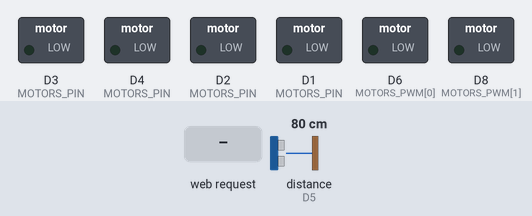
Bench run of a sketch on a simulated ESP8266 (NodeMCU). Parts: switched loads named in the sketch (green lamp = pin HIGH). Wiring (inferred from the names in the program): ultrasonic range finder: trigger D7; echo D5. The inputs (shaded band) are chosen by the test bench; at power-on: distance to the obstacle (sensor on D5) 80 cm. The echo pulse lasts 58.3 µs per cm; WiFi joins after 1.5 s; servers stay silent unless stated; pins used as bus, display or sensor lines are not drawn; what the sketch prints to the serial monitor is not drawn.

Above: at 2.7 s.
2.8 s: HTTP request GET /car?state=forward received
At 4.0 s:
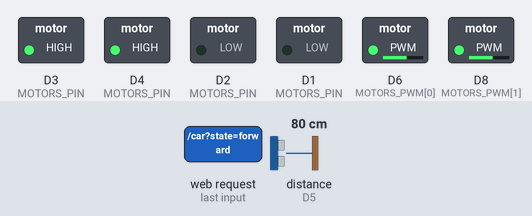
4.3 s: distance to the obstacle (sensor on D5) set to 18 cm
5.8 s: distance to the obstacle (sensor on D5) set to 14 cm
At 6.1 s:
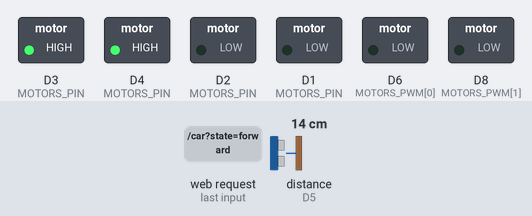
7.3 s: HTTP request GET /car?state=left received
At 8.5 s:
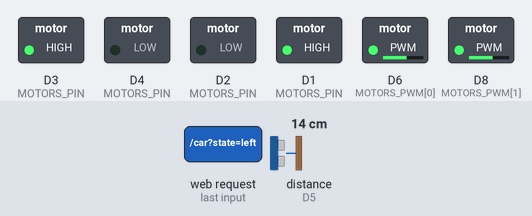
8.8 s: HTTP request GET /car?state=backward received
At 9.6 s:
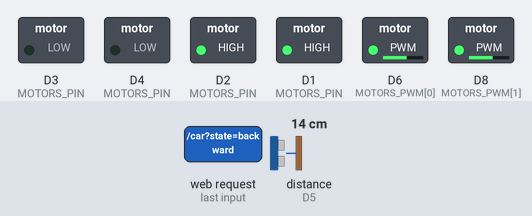
10.3 s: HTTP request GET /car?state=stop received
At 10.7 s:
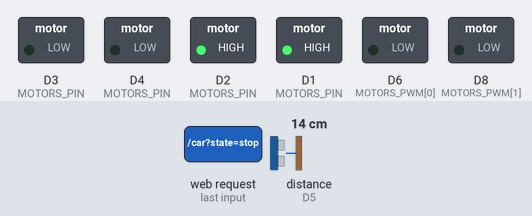
Timing chart, 0 to 12.8 s (numbered marks = the images above; inputs shaded):
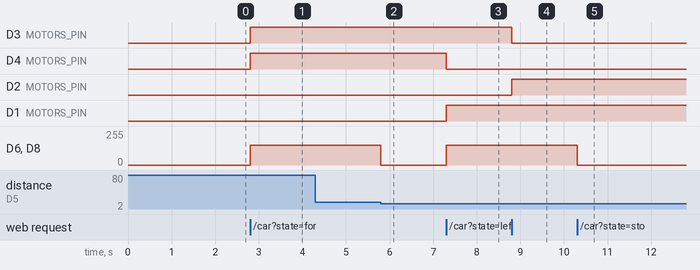

The sketch:

monster-shield-car.ino
```cpp
#include <ESP8266WiFi.h>
#include <ESP8266WebServer.h>
#include "home.h"
#include "car-debug.h"

/* === ARDUINO + MOTORSHIELD

  ORIGINAL PINOUT FOR DUMMIES:
  int MOTOR_A1_PIN = 7;
  int MOTOR_B1_PIN = 8;

  int MOTOR_A2_PIN = 4;
  int MOTOR_B2_PIN = 9;

  int PWM_MOTOR_1 = 5;
  int PWM_MOTOR_2 = 6;

  int MOTORS_PIN[2][2] = {{7, 8}, {4, 9}}; // MOTOR_1 (A, B), MOTOR_2 (A, B)
  int MOTORS_PWM[2] = {5, 6};

  int CURRENT_SEN_1 = A2;
  int CURRENT_SEN_2 = A3;

  int EN_PIN_1 = A0;
  int EN_PIN_2 = A1;
*/

/* === NODEMCU + MOTORSHIELD (OR L298N) === */
char MOTORS_PIN[2][2] = {{D2, D3}, {D1, D4}}; // MOTOR_1 (A, B), MOTOR_2 (A, B)
char MOTORS_PWM[2] = {D6, D8};

int speedStep = 30;
int curSpeed = 150;
int maxSpeed = 255;
int minSpeed = 100;

/* === DISTANCE CHECKER === */
char ECHO_PIN = D5;
char TRIG_PIN = D7;
float minDistance = 15.0; // critical distnce (cm)
unsigned long duration;
float distance;
bool isForward = false;

/* === CREATING WEB SERVER === */
ESP8266WebServer server(80);    //Webserver Object
// const char* ssid = "forg";
// const char* password =  "amdistrash";

const char* ssid = "212E";
const char* password = "Cneltyn_212";

void setup() {
  // initialize car pins
  for (int i = 0; i < 2; i++) {
    pinMode(MOTORS_PIN[i][0], OUTPUT);
    pinMode(MOTORS_PIN[i][1], OUTPUT);
    pinMode(MOTORS_PWM[i], OUTPUT);
  }

  // initialize sensor pins
  pinMode(ECHO_PIN, INPUT);
  pinMode(TRIG_PIN, OUTPUT);

  Serial.begin(115200);

  // initialize wifi connection
  Serial.println();
  WiFi.begin(ssid, password);

  while (WiFi.status() != WL_CONNECTED) {
     delay(500);
     Serial.print(".");
  }
  Serial.println();
  String ip = WiFi.localIP().toString();
  Serial.print("This is my ip: ");
  Serial.println(ip);

  server.on("/", handle_home);
  server.on("/car", handle_car);

  server.begin();
  Serial.println("HTTP server started");
}

void handle_home() {
  server.send(200, "text/html", home);
}

void handle_car() {
  if (server.arg("state") == "") {
    server.send(200, "text/html", car);
  } else {
    String arg = server.arg("state");
    input_manager(arg);
    server.send(200, "text/html", car);
  }
}

void loop() {
  server.handleClient();

  digitalWrite(TRIG_PIN, LOW);
  delayMicroseconds(2);

  digitalWrite(TRIG_PIN, HIGH);
  delayMicroseconds(10);
  digitalWrite(TRIG_PIN, LOW);

  duration = pulseIn(ECHO_PIN, HIGH);
  distance = duration * 0.034 / 2;

  if (distance <= minDistance && isForward) {
    isForward = false;
    stop();
  }

  // Serial.print("Distance: ");
  // Serial.println(distance);
}

void input_manager(String command) {
  if (command == "stop") stop();
  if (command == "forward") move_forward();
  if (command == "left") rotate_left();
  if (command == "backward") move_backward();
  if (command == "right") rotate_right();
  if (command == "add") increase_speed();
  if (command == "sub") decrease_speed();
}

void set_CW(int motorNum) {
  digitalWrite(MOTORS_PIN[motorNum][0], HIGH);
  digitalWrite(MOTORS_PIN[motorNum][1], LOW);
}

void set_CCW(int motorNum) {
  digitalWrite(MOTORS_PIN[motorNum][0], LOW);
  digitalWrite(MOTORS_PIN[motorNum][1], HIGH);
}

void stop() {
  // Serial.println("stop");
  isForward = false;
  analogWrite(MOTORS_PWM[0], 0);
  analogWrite(MOTORS_PWM[1], 0);
}

void move_forward() {
  // COUNTER CLOCKWISE MOVEMENT
  Serial.println("forward ");
  isForward = true;

  for (int i = 0; i < 2; i++) {
    set_CCW(i);
    analogWrite(MOTORS_PWM[i], curSpeed);
  }
}

void move_backward() {
  // CLOCKWISE MOVEMENT
  Serial.println("backward ");
  isForward = false;

  for (int i = 0; i < 2; i++) {
    set_CW(i);
    analogWrite(MOTORS_PWM[i], curSpeed);
  }
}

void rotate_left() {
  Serial.println("left ");
  isForward = false;

  set_CW(1);
  set_CCW(0);

  for (int i = 0; i < 2; i++) {
    analogWrite(MOTORS_PWM[i], curSpeed);
  }
}

void rotate_right() {
  Serial.println("right ");
  isForward = false;

  set_CW(0);
  set_CCW(1);

  for (int i = 0; i < 2; i++) {
    analogWrite(MOTORS_PWM[i], curSpeed);
  }
}

void increase_speed() {
  curSpeed += speedStep;
  if (curSpeed > maxSpeed) curSpeed = maxSpeed;

  Serial.println("add " + String(curSpeed));

  for (int i = 0; i < 2; i++) {
    analogWrite(MOTORS_PWM[i], curSpeed);
  }
}

void decrease_speed() {
  curSpeed -= speedStep;
  if (curSpeed < minSpeed) curSpeed = minSpeed;

  Serial.println("sub " + String(curSpeed));

  for (int i = 0; i < 2; i++) {
    analogWrite(MOTORS_PWM[i], curSpeed);
  }
}
```

car-debug.h
```cpp
extern const char * car = "<html> "
"<style> "
"body{ "
"zoom: 3; "
"user-select: none; "
"text-align: center; "
"} "
".container{ "
"margin: 0 auto; "
"justify-content: center; "
"display: flex; "
"} "
".buttonPanel{ "
"display: grid; "
"grid-template-columns: repeat(3, 1fr); "
"grid-template-rows: repeat(3, 1fr); "
"grid-column-gap: 10px; "
"grid-row-gap: 10px; "
"margin: 0 auto; "
"} "
".buttonPanel button{ "
"text-align: center; "
"height: 90px; "
"width: 90px; "
"} "
"#forward{ "
"grid-column: 2 / 3; "
"grid-row: 1 / 2; "
"} "
"#left{ "
"grid-column: 1 / 2; "
"grid-row: 2 / 3; "
"} "
"#right{ "
"grid-column: 3 / 3; "
"grid-row: 2 / 3; "
"} "
"#backward{ "
"grid-column: 2 / 3; "
"grid-row: 3 / 3; "
"} "
"#stop{ "
"grid-column: 2 / 3; "
"grid-row: 2 / 3; "
"} "
"</style> "
" "
"<body> "
"<h1> Car Controller! </h1> "
"<p> You can turn on/off LED on ESP by clicking on this button: </p> "
" "
"<div class=\"container\"> "
"<div class=\"buttonPanel\"> "
"<button type=\"submit\" id=\"forward\"> Forward </button> "
"<button type=\"submit\" id=\"left\"> Left </button> "
"<button type=\"submit\" id=\"right\"> Right </button> "
"<button type=\"submit\" id=\"backward\"> Backward </button> "
"<button type=\"submit\" id=\"stop\"> Stop </button> "
"</div> "
"</div> "
"</body> "
" "
"<script> "
"function sendRequest(stateID) { "
"fetch(\"/car?state=\" + stateID, { "
"method: \"GET\" "
"}).then(res => { "
"console.log(res); "
"}); "
"} "
" "
"function handleClick(stateID) { "
"let pressedButton = document.getElementById(stateID); "
" "
"pressedButton.addEventListener(\"pointerdown\", () => {sendRequest(stateID)}); "
"pressedButton.addEventListener(\"pointerup\", () => {sendRequest('stop')}); "
"} "
" "
"handleClick('forward'); "
"handleClick('left'); "
"handleClick('right'); "
"handleClick('backward'); "
"handleClick('stop'); "
"</script> "
"</html> "
"";
```

home.h
```cpp
extern const char * home = "<html> "
"<body> "
"<h1> Hello World!</h1> "
"<p> If you see this page, then everything is fine c: </p> "
"</body> "
"</html> "
"";
```

Measured:
- the behaviour switches between 16 and 15 cm on distance to the obstacle (sensor on D5) (found by bisection; images 1 and 2)
- after the input at 2.8 s, D3 (MOTORS_PIN), D4 (MOTORS_PIN): LOW → HIGH at once; D6 (MOTORS_PWM[0]), D8 (MOTORS_PWM[1]): 0/255 → 150/255 at once
- after the input at 4.3 s, every drawn part: stays the same
- after the input at 5.8 s, D6 (MOTORS_PWM[0]), D8 (MOTORS_PWM[1]): 150/255 → 0/255 at once
- after the input at 7.3 s, D4 (MOTORS_PIN): HIGH → LOW at once; D1 (MOTORS_PIN): LOW → HIGH at once; D6 (MOTORS_PWM[0]), D8 (MOTORS_PWM[1]): 0/255 → 150/255 at once
- after the input at 8.8 s, D3 (MOTORS_PIN): HIGH → LOW at once; D2 (MOTORS_PIN): LOW → HIGH at once
- after the input at 10.3 s, D6 (MOTORS_PWM[0]), D8 (MOTORS_PWM[1]): 150/255 → 0/255 at once
